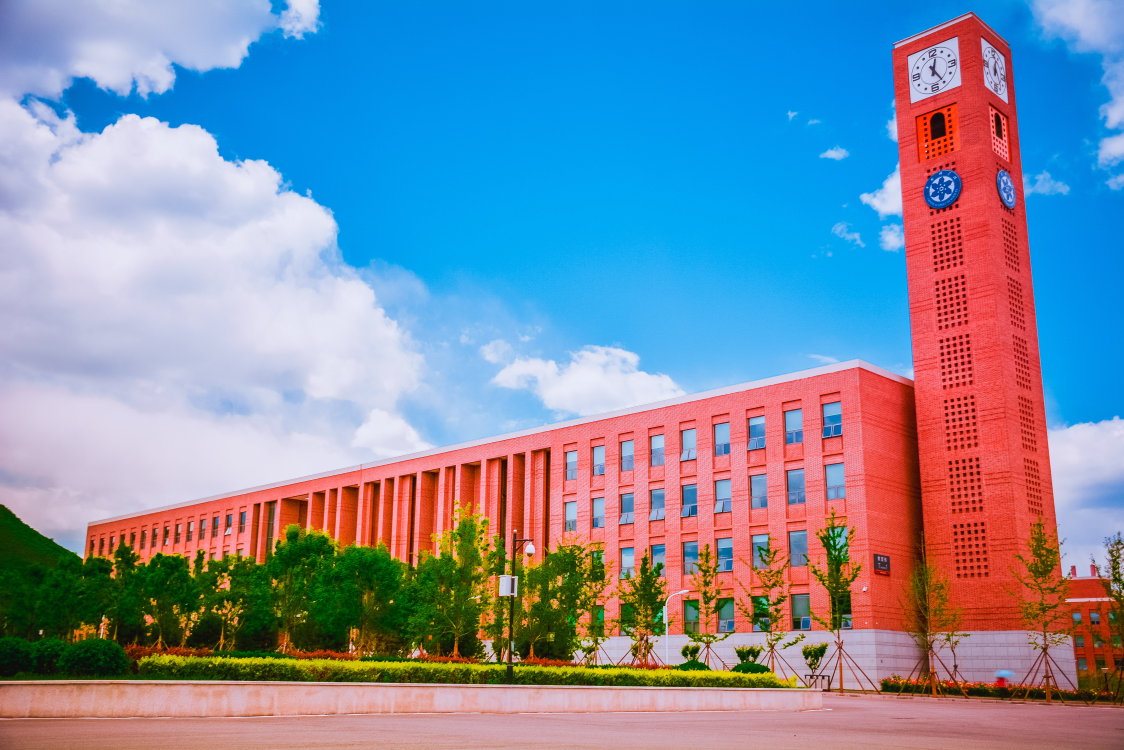
#> input picture origin_imgs/ac39bbc0a9d04580befa09a1378294e6.jpg, 4496 x 3000 px (shown at 1/4 size); its folder holds only this picture in this run
$ python -i r2_auto_canny_aligned_2048_wxs_mirror_0723.py   (imports and definitions only)
#> lines starting #> are read from the running program, lines starting #| are printed output that depends on the picture
#!/usr/bin/env python2
# -*- coding: utf-8 -*-
"""
@author: memo

loads bunch of images from a folder (and recursively from subfolders)
preprocesses (resize or crop, canny edge detection) and saves into a new folder
"""

from __future__ import division
from __future__ import print_function

import PIL.Image
import cv2
import numpy as np
import os


def auto_canny(image, sigma=0.33):
    # compute the median of the single channel pixel intensities
    v = np.median(image)
    # apply automatic Canny edge detection using the computed median
    lower = int(max(0, (1.0 - sigma) * v))
    upper = int(min(255, (1.0 + sigma) * v))
    edged = cv2.Canny(image, lower, upper)
    # return the edged image
    return edged


def get_file_list(path, extensions=('jpg', 'jpeg', 'png')):
    """
    :returns: a (flat) list of paths of all files of (certain types) recursively under a path
    """
    return [
        os.path.join(root, name)
        for root, dirs, files in os.walk(path)
        for name in files
        if name.lower().endswith(extensions)
    ]


def single2pair_canny(path_single_img, do_crop=False, open_mirror=False, target_dim=2048, min_size=0):
    """
    :param path_single_img: path to the origin image
    :param do_crop: if true, resize shortest edge to target dimensions and crops other edge.
                    otherwise, does non-uniform resize
    :param open_mirror: mirror output image
    :param target_dim: target dimensions
    :return:
    """
#> called with do_crop = False, open_mirror = False, target_dim = 2048, min_size = 0
    out_shape = (target_dim, target_dim)
    origin_img = PIL.Image.open(path_single_img)
#> origin_img is the input picture: PIL image 4496x3000 RGB; mean R, G, B 126.2, 141.2, 163.7

    # set the minimum size of image
    if origin_img.size[0] * origin_img.size[1] < min_size:
        print('{} size not allowed'.format(origin_img.size[0] * origin_img.size[1]))
        return None
    try:
        rgb_img = origin_img.convert('RGB')
    except:
        print('image covert error, continue')
        return None
    if do_crop:
        resize_shape = list(out_shape)
        if rgb_img.width < rgb_img.height:
            resize_shape[1] = int(round(float(rgb_img.height) / rgb_img.width * target_dim))
        else:
            resize_shape[0] = int(round(float(rgb_img.width) / rgb_img.height * target_dim))
        resized_img = rgb_img.resize(resize_shape, PIL.Image.BICUBIC)
        hw = int(resized_img.width / 2)
        hh = int(resized_img.height / 2)
        hd = int(target_dim / 2)
        area = (hw - hd, hh - hd, hw + hd, hh + hd)
        img = resized_img.crop(area)

    else:
        img = rgb_img.resize(out_shape, PIL.Image.BICUBIC)
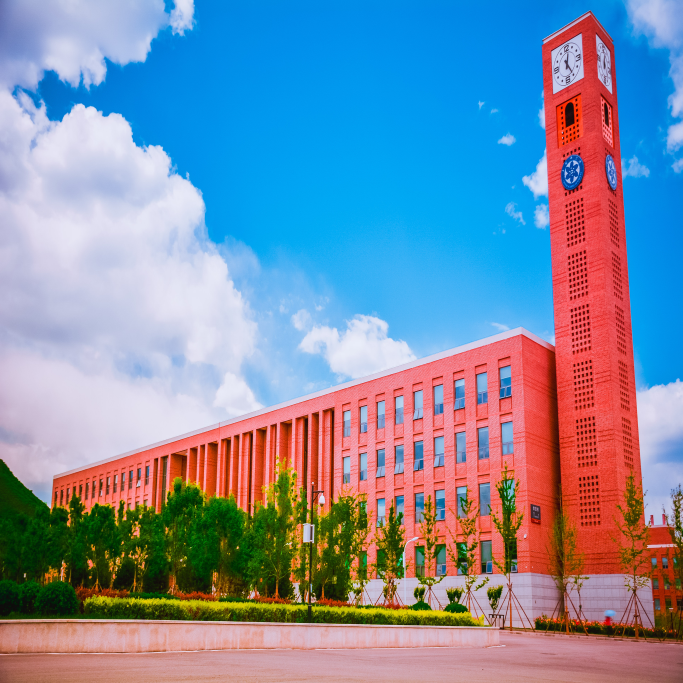
#> img: PIL image 2048x2048 RGB (shown at 1/3 size); mean R, G, B 126.2, 141.2, 163.7

    img_arr = np.array(img)

    img_canny = auto_canny(img_arr)
#> in auto_canny, `v = np.median(image)`: v = 163
#> in auto_canny, `lower = int(max(0, (1.0 - sigma) * v))`: lower = 109
#> in auto_canny, `upper = int(min(255, (1.0 + sigma) * v))`: upper = 216
#> in auto_canny, `edged = cv2.Canny(image, lower, upper)`:
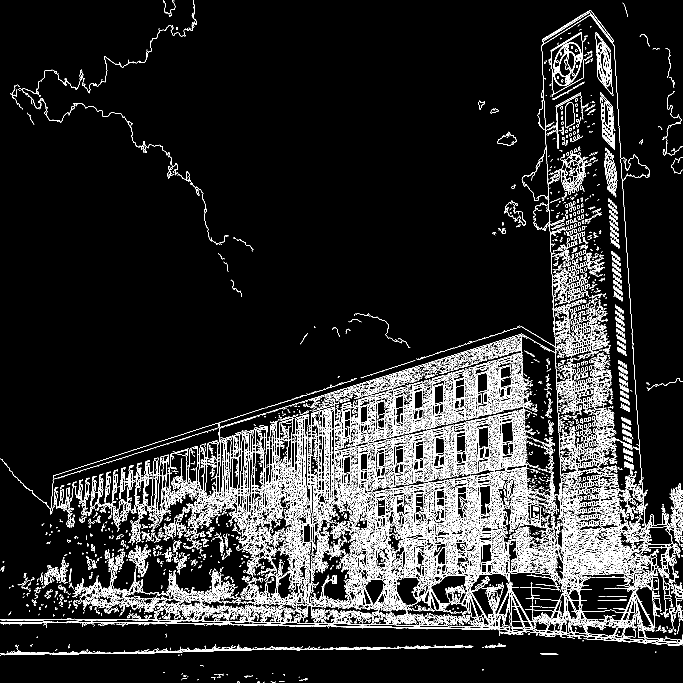
#> edged: shape (2048, 2048) (shown at 1/3 size); 7.6% white in thin lines or dots
    img_canny = cv2.cvtColor(img_canny, cv2.COLOR_GRAY2RGB)
#> img_canny: shape (2048, 2048, 3); 7.6% white in thin lines or dots
    img_bitwise_not = cv2.bitwise_not(img_canny)
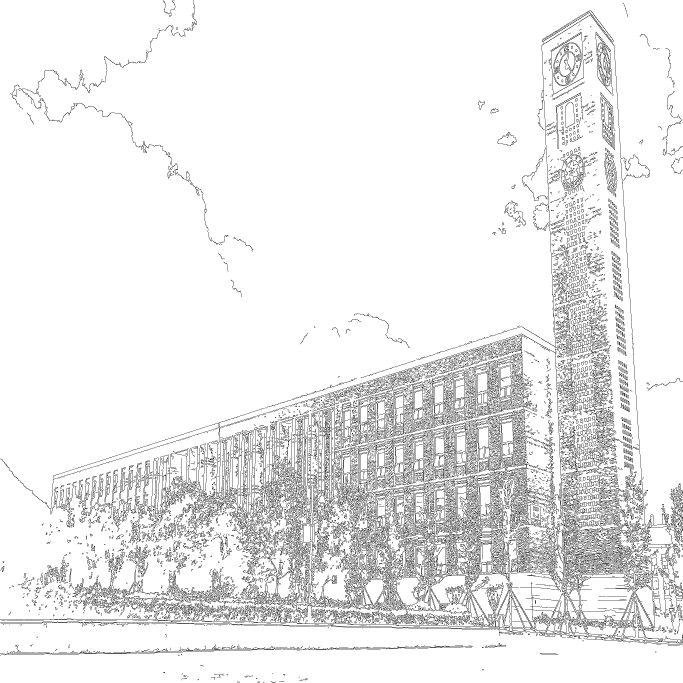
#> img_bitwise_not: shape (2048, 2048, 3) (shown at 1/3 size); 92.4% white; black in thin lines or dots
    img_pair = np.concatenate((img_arr, img_bitwise_not), axis=1)
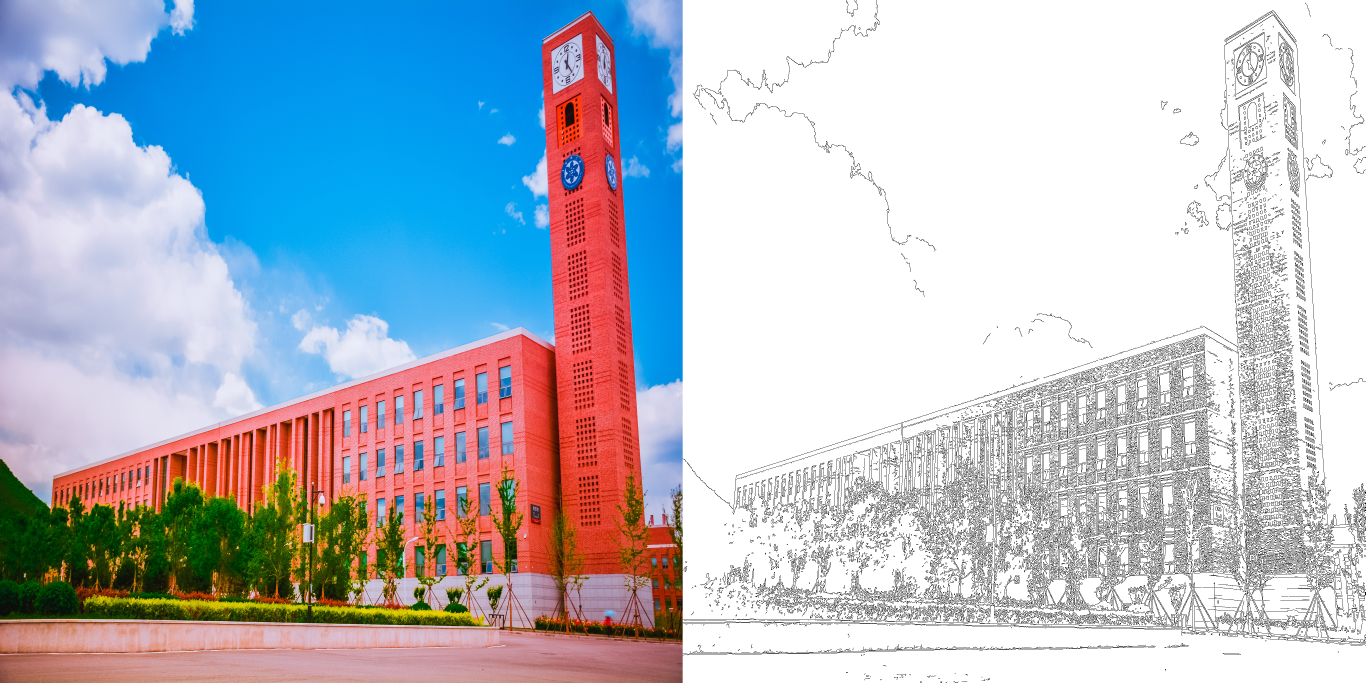
#> img_pair: shape (2048, 4096, 3) (shown at 1/3 size); mean R, G, B 180.9, 188.5, 199.7
    ret_img = PIL.Image.fromarray(img_pair)

    if open_mirror:
        mirror_a1 = img_arr[:, ::-1]
        mirror_a3 = img_bitwise_not[:, ::-1]
        mirror_a4 = np.concatenate((mirror_a1, mirror_a3), axis=1)
        mirror_img = PIL.Image.fromarray(mirror_a4)

        return ret_img, mirror_img

    return ret_img, None


# [6 lines not run here, left out]
        # Do something with out_img and mirror_img

>>> result = single2pair_canny('../origin_imgs/ac39bbc0a9d04580befa09a1378294e6.jpg')
